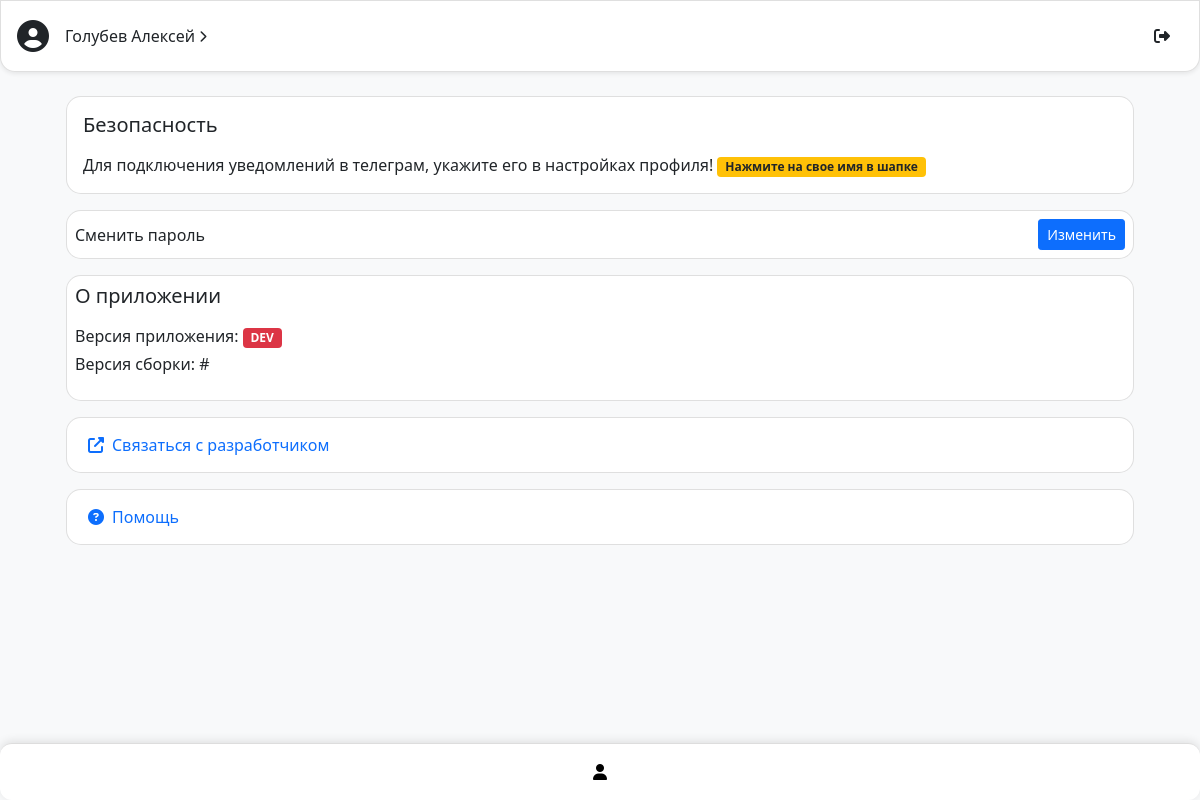
The page /profile (signed in) on the database as committed earlier.
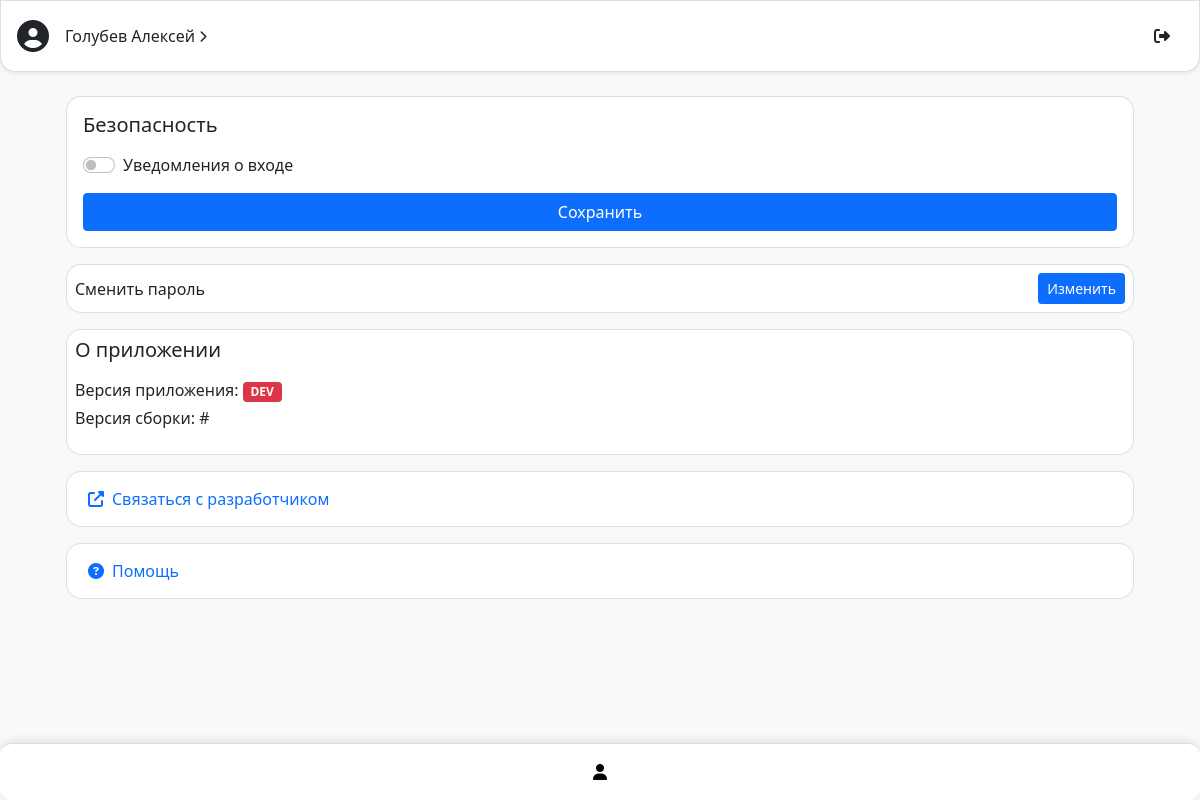
The same page on the database as committed later.
### models.py (models this page shows)
class Users(db.Model, UserMixin):
    id = db.Column(db.Integer, primary_key=True)
    username = db.Column(db.String(80), unique=True, nullable=False)
    email = db.Column(db.String(120), unique=True, nullable=False)
    password = db.Column(db.String(120), nullable=False)
    role = db.Column(db.String(20), nullable=False, default='user')
    is_active = db.Column(db.Boolean, default=True)
    phone = db.Column(db.String(10), nullable=True)
    telegram_id = db.Column(db.String(256), nullable=True, unique=True)
    telegram_notifications = db.Column(db.Boolean(), default=True)

### app.py (the view)
@app.route('/profile', methods=['GET', 'POST'])
@login_required
def profile():
    user = Users.query.filter_by(username=current_user.username).first()
    return render_template('profile.html', user=user)

### app.py (called while the page is built)
@login_manager.user_loader
def load_user(user_id):
    return Users.query.get(int(user_id))

### templates/profile.html (shortened to what this page needs)
{% extends "base.html" %}
{% block body %}
<div class="container my-3 pt-5 mt-5">
    <div class="container mb-3">
        <div class="card p-3">
            <h5 class="mb-3">Безопасность</h5>
            {% if user.telegram_id %}
            <form method="POST" action="/profile/t_notify">
                <div class="form-check form-switch form-switch-lg mb-3">
                    <input class="form-check-input" type="checkbox" id="notifications" name="telegram_notifications" {% if user.telegram_notifications %}checked{% endif %}>
                    <label class="form-check-label" for="notifications">Уведомления о входе</label>
                </div>
                <button class="btn btn-primary w-100" type="submit">Сохранить</button>
            </form>
            {% else %}
            <span>Для подключения уведомлений в телеграм,
                укажите его в настройках профиля! <div class="badge bg-warning text-dark">Нажмите на свое имя в шапке</div>
            </span>
            {% endif %}
        </div>
    </div>
    <div class="container mb-3">
        <div class="card p-2">
            <div class="d-flex justify-content-between align-items-center">
                <label class="form-label mb-0">Сменить пароль</label>
                <button class="btn btn-primary btn-sm" data-bs-toggle="modal" data-bs-target="#changePasswordModal">Изменить</button>
            </div>
        </div>
    </div>
    <div class="container mb-3">
        <div class="card p-2">
            <h5 class="mb-3">О приложении</h5>
            <p class="mb-1">Версия приложения: <span class="badge bg-danger">DEV</span></p>
            <p>Версия сборки: #</p>
        </div>
    </div>
    <div class="container mb-3">
        <div class="card p-2">
            <a href="https://t.me/dottenv" class="btn btn-link text-decoration-none d-flex align-items-center" name="open_app_page">
                <i class="fas fa-external-link-alt me-2"></i> Связаться с разработчиком
            </a>
        </div>
    </div>
    <div class="container mb-3">
        <div class="card p-2">
            <a href="https://t.me/dottenv" class="btn btn-link text-decoration-none d-flex align-items-center" name="help">
                <i class="fas fa-question-circle me-2"></i> Помощь
            </a>
        </div>
    </div>
</div>
{% endblock %}

### templates/base.html (shortened to what this page needs)
<!DOCTYPE html>
<html lang="ru">
<head>
    <link rel="stylesheet" href="static/css/style.css">
    <link href="https://cdn.jsdelivr.net/npm/bootstrap@5.0.1/dist/css/bootstrap.min.css" rel="stylesheet">
</head>
<body class="bg-light pb-5">
    {% if current_user.username %}
    <div class="user-card card p-3 mb-3 shadow-sm">
        <div class="d-flex align-items-center justify-content-between">
            <div class="d-flex align-items-center">
                <i class="fas fa-user-circle fa-2x me-3"></i>
                <span class="user-name" style="cursor: pointer;" data-bs-toggle="modal" data-bs-target="#editUserModal">{{ user.username }}</span><i class="fa-xs fa-solid fa-chevron-right mx-1 text-bold"></i>
            </div>
            <a href="/logout" class="btn decoration-none"><i class="fa-solid fa-right-from-bracket"></i></a>
        </div>
    </div>
    {% endif %}
    <div class="container">
        {% block body %}{% endblock %}
    </div>
    {% if current_user.username %}
    <div class="bottom-menu d-flex justify-content-around align-items-center p-3">
        <a href="/profile" class="text-center">
            <i class="fa-solid fa-user"></i>
        </a>
    </div>
    {% endif %}
    <div aria-live="polite" aria-atomic="true" class="position-relative">
        <div id="toast-container" class="toast-container position-fixed bottom-0 end-0 p-3">
        </div>
    </div>
</body>
</html>

### static/css/style.css (style rules this page uses)
.bottom-menu { position: fixed; bottom: 0; left: 0; right: 0; z-index: 1030; background: #fff; border-top: 1px solid #ddd; box-shadow: 0 -1px 5px rgba(0, 0, 0, 0.1); border-radius: 12px; }
.bottom-menu a { text-decoration: none; color: #000; }

### templates/base.html (style rules this page uses)
body { transition: background-color 0.3s, color 0.3s; background-color: #f8f9fa; }
.bottom-menu { position: fixed; bottom: 0; left: 0; width: 100%; background-color: white; border-top: 1px solid #ddd; box-shadow: 0px -2px 10px rgba(0, 0, 0, 0.1); z-index: 1000; padding: 10px 0; }
.card { border-radius: 15px; }
.user-card { border-radius: 0px 0px 15px 15px; position: fixed; top: 0; left: 0; width: 100%; z-index: 1000; }

Rows that differ between the two databases and show on the page:
changed Users "Голубев Алексей": telegram_id empty → "32545631321" (drawn); telegram_notifications (not shown) → "☐"
Other text that changed with them:
text no longer shown: "Для подключения уведомлений в телеграм, укажите его в настройках профиля! Нажмите на свое имя в шапке"
text now shown: "Уведомления о входе Сохранить"
